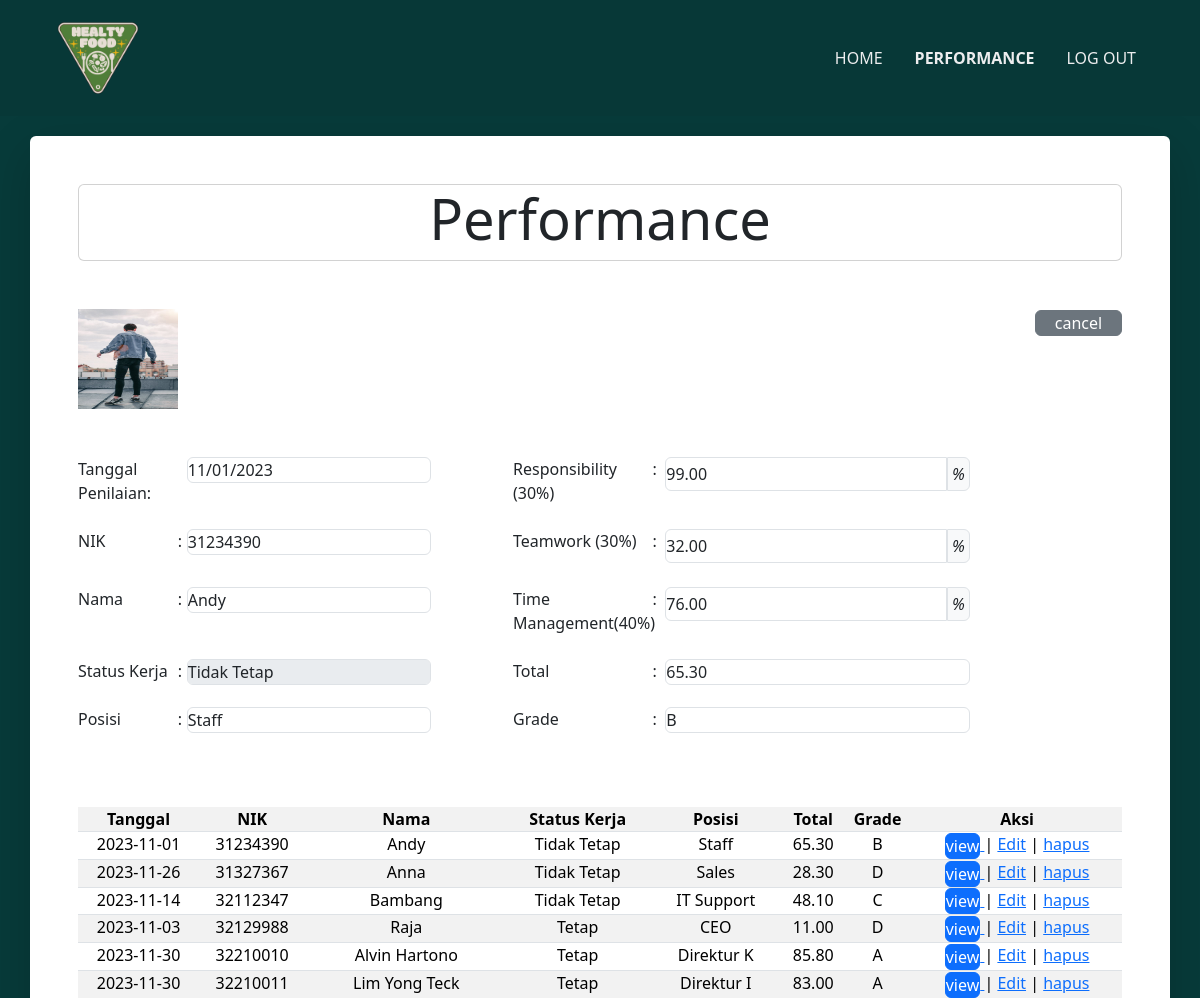
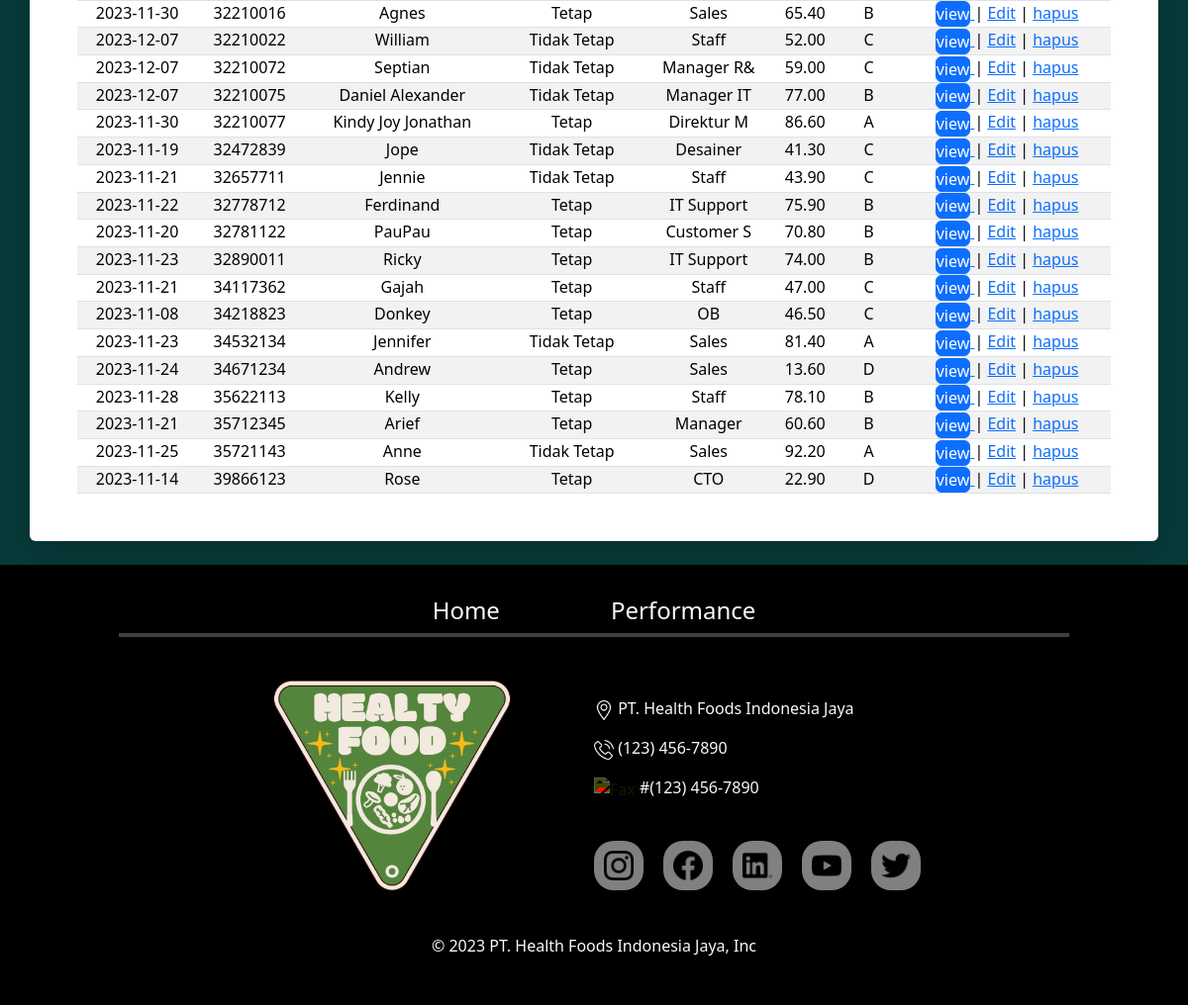
Screenshot of /performance.php?aksi=view&kd=31234390 with the database file from the repository (2 pictures, top to bottom).
### tables this page shows
CREATE TABLE `performance` (
  `nik` int(8) NOT NULL,
  `foto` varchar(200) NOT NULL,
  `nama` varchar(200) NOT NULL,
  `status_kerja` enum('Tetap','Tidak Tetap') NOT NULL,
  `position` varchar(10) NOT NULL,
  `tgl_penilaian` date NOT NULL,
  `responsibility` decimal(10,2) NOT NULL,
  `teamwork` decimal(10,2) NOT NULL,
  `management_time` decimal(10,2) NOT NULL,
  `total` decimal(10,2) NOT NULL,
  `grade` varchar(3) NOT NULL
);

### performance.php (the view, shortened to what the rows shown need)
<?php
include_once("connection.php");
?>
<!DOCTYPE html>
<html lang="en">
<head>
  <link rel="stylesheet" href="style.css">
  <link href="https://cdn.jsdelivr.net/npm/bootstrap@5.3.2/dist/css/bootstrap.min.css" rel="stylesheet"
>
</head>
<body>
  <br><br><br><br><br>
  <?php
  if (isset($_GET['aksi'])) {
    switch ($_GET['aksi']) {
      case "view":
        ?>
        <div class="container bg-white mx-auto my-3 p-5 rounded shadow-lg">
          <?php
          view($con);
          showtable($con);
          ?>
        <?php
        break;
        ?>
        <?php
    }
  }
    ?>
    <?php
  function showtable($con)
  {
    ?>
    <section id="table">
      <div class="container mx-auto">
        <table class="table table-striped table-responsive text-center table-overflow">
          <tr>
            <th>Tanggal</th>
            <th>NIK</th>
            <th>Nama</th>
            <th>Status Kerja</th>
            <th>Posisi</th>
            <th>Total</th>
            <th>Grade</th>
            <th>Aksi</th>
          </tr>
          <?php
          $query = "SELECT * FROM performance";
          $result = mysqli_query($con, $query);
          if (mysqli_num_rows($result) > 0) {
            while ($data = mysqli_fetch_array($result)) {
              ?>
              <tr>
                <td>
                  <?= $data['tgl_penilaian']; ?>
                </td>
                <td>
                  <?= $data['nik']; ?>
                </td>
                <td>
                  <?= $data['nama']; ?>
                </td>
                <td>
                  <?= $data['status_kerja']; ?>
                </td>
                <td>
                  <?= $data['position']; ?>
                </td>
                <td>
                  <?= $data['total']; ?>
                </td>
                <td>
                  <?= $data['grade']; ?>
                </td>
                <td align="center">
                  <a href="performance.php?aksi=view&kd=<?= $data['nik']; ?>"><button type="button"
                      class="btn btn-primary">view</button>
                  </a> |
                  <a href="performance.php?aksi=edit&kd=<?= $data['nik']; ?>">Edit</a> |
                  <a href="performance.php?aksi=hapus&kd=<?= $data['nik']; ?>"
                    onclick="return confirm('Apakah yakin dihapus?')">hapus</a>
                </td>
              </tr>
              <?php
            }
          } else {
            ?>
            <tr>
              <td colspan="8" align="center"><i>Data Belum Ada</i></td>
            </tr>
            <?php
          }
          ?>
        </table>
      </div>
      </div>
      <?php
  }
  function view($con)
  {
    $id = $_GET['kd'];
    $sql = "SELECT * FROM performance WHERE nik='$id'";
    $result = mysqli_query($con, $sql);
    while ($data = mysqli_fetch_array($result)) {
      ?>
        <section id="view">
          <div class="container mx-auto">
            <div class="row pb-1">
              <div class="container card-header mx-auto">
                <div class="row">
                  <div class="col">
                    <div class="card">
                      <div class="display-4 text-center mb-2"><b>Performance</b></div>
                    </div>
                  </div>
                </div>
                <form method="POST" enctype="multipart/form-data" id="performanceForm">
                  <div class="row pb-5">
                    <div class="col-5">
                      <div class="row">
                        <div class="col-8">
                          <?= "<img src='image/" . $data['foto'] . "' width='100' height='100' title='" . $data['nama'] . "'/>"; ?>
                        </div>
                      </div>
                    </div>
                    <div class="col-6"></div>
                    <div class="col-1">
                      <div class="row">
                        <div class="col">
                          <button type="button" class="btn btn-secondary w-100"> <a href="performance.php"
                              style="text-decoration: none; color: inherit; font-weight: inherit;">cancel</a></button>
                        </div>
                      </div>
                    </div>
                  </div>
              </div>
              <div class="row">
                <div class="col-5">
                  <div class="row">
                    <div class="col-3">
                      <label for="tanggalPenilaian" class="form-label text-capitalize">Tanggal Penilaian:</label>
                    </div>
                    <div class="col-9">
                      <input type="date" name="tgl_penilaian" class="form-control w-75" max="100"
                        value="<?= $data['tgl_penilaian']; ?>" readonly />
                    </div>
                  </div>
                </div>
                <div class="col">
                  <div class="row">
                    <div class="col-3">
                      <div class="row">
                        <div class="col-11">
                          <div class="mb-4 input-group">
                            <label for="responsibility" class="form-label">Responsibility (30%)</label>
                          </div>
                        </div>
                        <div class="col">
                          :
                        </div>
                      </div>
                    </div>
                    <div class="col-9 w-50">
                      <div class="mb-4 input-group">
                        <input class="form-control w-25" type="number" name="responsibility" step="1" min="1" max="100"
                          onFocus="start_count();" onBlur="stop_count();" value="<?= $data['responsibility']; ?>" readonly>
                        <span class="input-group-text">
                          <i class="bi bi-person-fill p-1">%</i>
                        </span>
                      </div>
                    </div>
                  </div>
                </div>
              </div>
              <div class="row">
                <div class="col-5">
                  <div class="row">
                    <div class="col-3">
                      <div class="row">
                        <div class="col-11">
                          <label for="nik" class="form-label">NIK</label>
                        </div>
                        <div class="col">
                          :
                        </div>
                      </div>
                    </div>
                    <div class="col-9">
                      <input class="form-control w-75" type="number" name="nik" value="<?= $id ?>" readonly />
                    </div>
                  </div>
                </div>
                <div class="col">
                  <div class="row">
                    <div class="col-3">
                      <div class="row">
                        <div class="col-11">
                          <div class="mb-4 input-group">
                            <label for="teamwork" class="form-label">Teamwork (30%)</label>
                          </div>
                        </div>
                        <div class="col">
                          :
                        </div>
                      </div>
                    </div>
                    <div class="col-9 w-50">
                      <div class="mb-4 input-group">
                        <input class="form-control w-25" type="number" name="teamwork" step="1" min="1" max="100"
                          onFocus="start_count();" onBlur="stop_count();" value="<?= $data['teamwork']; ?>" readonly>
                        <span class="input-group-text">
                          <i class="bi bi-person-fill p-1">%</i>
                        </span>
                      </div>
                    </div>
                  </div>
                </div>
              </div>
              <div class="row">
                <div class="col-5">
                  <div class="row">
                    <div class="col-3">
                      <div class="row">
                        <div class="col-11">
                          <label for="nama" class="form-label">Nama</label>
                        </div>
                        <div class="col">
                          :
                        </div>
                      </div>
                    </div>
                    <div class="col-9">
                      <input class="form-control w-75" type="text" name="nama" placeholder="Nama"
                        value="<?= $data['nama']; ?>" readonly />
                    </div>
                  </div>
                </div>
                <div class="col">
                  <div class="row">
                    <div class="col-3">
                      <div class="row">
                        <div class="col-11">
                          <div class="mb-4 input-group">
                            <label for="timeManagement" class="form-label">Time Management(40%)</label>
                          </div>
                        </div>
                        <div class="col">
                          :
                        </div>
                      </div>
                    </div>
                    <div class="col-9 w-50">
                      <div class="mb-4 input-group">
                        <input class="form-control w-25" type="number" name="timemanagement" step="1" min="1" max="100"
                          onFocus="start_count();" onBlur="stop_count();" value="<?= $data['management_time']; ?>" readonly>
                        <span class="input-group-text">
                          <i class="bi bi-person-fill p-1">%</i>
                        </span>
                      </div>
                    </div>
                  </div>
                </div>
              </div>
              <div class="row">
                <div class="col-5">
                  <div class="row">
                    <div class="col-3">
                      <div class="row">
                        <div class="col-11">
                          <label for="statusKerja" class="form-label">Status Kerja</label>
                        </div>
                        <div class="col">
                          :
                        </div>
                      </div>
                    </div>
                    <div class="col-9">
                      <select class="form-control w-75" name="status_kerja" readonly disabled>
                        <option value="tidak tetap" <?php if ($data['status_kerja'] == 'Tidak Tetap')
                          echo 'selected'; ?>>
                          Tidak Tetap</option>
                      </select>
                    </div>
                  </div>
                </div>
                <div class="col">
                  <div class="row">
                    <div class="col-3">
                      <div class="row">
                        <div class="col-11">
                          <div class="mb-4 input-group">
                            <label for="total" class="form-label">Total</label>
                          </div>
                        </div>
                        <div class="col">
                          :
                        </div>
                      </div>
                    </div>
                    <div class="col-9 w-50">
                      <input class="form-control w-100" type="number" name="total" value="<?= $data['total']; ?>" readonly>
                    </div>
                  </div>
                </div>
              </div>
              <div class="row">
                <div class="col-5">
                  <div class="row">
                    <div class="col-3">
                      <div class="row">
                        <div class="col-11">
                          <label for="posisi" class="form-label">Posisi</label>
                        </div>
                        <div class="col">
                          :
                        </div>
                      </div>
                    </div>
                    <div class="col-9">
                      <input class="form-control w-75" type="text" name="position" placeholder="Posisi"
                        value="<?= $data['position']; ?>" readonly />
                    </div>
                  </div>
                </div>
                <div class="col">
                  <div class="row mb-5">
                    <div class="col-3">
                      <div class="row">
                        <div class="col-11">
                          <div class="mb-4 input-group">
                            <label for="grade" class="form-label">Grade</label>
                          </div>
                        </div>
                        <div class="col">
                          :
                        </div>
                      </div>
                    </div>
                    <div class="col-9 w-50">
                      <input class="form-control w-100" type="text" name="grade" value="<?= $data['grade']; ?>" readonly>
                    </div>
                  </div>
                </div>
              </div>
        </section>
        <?php
    }
  }
      ?>
</body>
</html>

### rows the page displays
performance: foto+nama (picture), tgl_penilaian "11/01/2023", responsibility "99.00", teamwork "32.00", nama "Andy", timemanagement "76.00", status_kerja "Tidak Tetap", total "65.30", position "Staff", grade "B", tgl_penilaian "2023-11-01", nik "31234390"
performance: tgl_penilaian "2023-11-26", nik "31327367", nama "Anna", status_kerja "Tidak Tetap", position "Sales", total "28.30", grade "D"
performance: tgl_penilaian "2023-11-14", nik "32112347", nama "Bambang", status_kerja "Tidak Tetap", position "IT Support", total "48.10", grade "C"
performance: tgl_penilaian "2023-11-03", nik "32129988", nama "Raja", status_kerja "Tetap", position "CEO", total "11.00", grade "D"
performance: tgl_penilaian "2023-11-30", nik "32210010", nama "Alvin Hartono", status_kerja "Tetap", position "Direktur K", total "85.80", grade "A"
performance: tgl_penilaian "2023-11-30", nik "32210011", nama "Lim Yong Teck", status_kerja "Tetap", position "Direktur I", total "83.00", grade "A"
performance: tgl_penilaian "2023-11-30", nik "32210016", nama "Agnes", status_kerja "Tetap", position "Sales", total "65.40", grade "B"
performance: tgl_penilaian "2023-12-07", nik "32210022", nama "William", status_kerja "Tidak Tetap", position "Staff", total "52.00", grade "C"
performance: tgl_penilaian "2023-12-07", nik "32210072", nama "Septian", status_kerja "Tidak Tetap", position "Manager R&", total "59.00", grade "C"
performance: tgl_penilaian "2023-12-07", nik "32210075", nama "Daniel Alexander", status_kerja "Tidak Tetap", position "Manager IT", total "77.00", grade "B"
performance: tgl_penilaian "2023-11-30", nik "32210077", nama "Kindy Joy Jonathan", status_kerja "Tetap", position "Direktur M", total "86.60", grade "A"
performance: tgl_penilaian "2023-11-19", nik "32472839", nama "Jope", status_kerja "Tidak Tetap", position "Desainer", total "41.30", grade "C"
performance: tgl_penilaian "2023-11-21", nik "32657711", nama "Jennie", status_kerja "Tidak Tetap", position "Staff", total "43.90", grade "C"
performance: tgl_penilaian "2023-11-22", nik "32778712", nama "Ferdinand", status_kerja "Tetap", position "IT Support", total "75.90", grade "B"
performance: tgl_penilaian "2023-11-20", nik "32781122", nama "PauPau", status_kerja "Tetap", position "Customer S", total "70.80", grade "B"
performance: tgl_penilaian "2023-11-23", nik "32890011", nama "Ricky", status_kerja "Tetap", position "IT Support", total "74.00", grade "B"
performance: tgl_penilaian "2023-11-21", nik "34117362", nama "Gajah", status_kerja "Tetap", position "Staff", total "47.00", grade "C"
performance: tgl_penilaian "2023-11-08", nik "34218823", nama "Donkey", status_kerja "Tetap", position "OB", total "46.50", grade "C"
performance: tgl_penilaian "2023-11-23", nik "34532134", nama "Jennifer", status_kerja "Tidak Tetap", position "Sales", total "81.40", grade "A"
performance: tgl_penilaian "2023-11-24", nik "34671234", nama "Andrew", status_kerja "Tetap", position "Sales", total "13.60", grade "D"
performance: tgl_penilaian "2023-11-28", nik "35622113", nama "Kelly", status_kerja "Tetap", position "Staff", total "78.10", grade "B"
performance: tgl_penilaian "2023-11-21", nik "35712345", nama "Arief", status_kerja "Tetap", position "Manager", total "60.60", grade "B"
performance: tgl_penilaian "2023-11-25", nik "35721143", nama "Anne", status_kerja "Tidak Tetap", position "Sales", total "92.20", grade "A"
performance: tgl_penilaian "2023-11-14", nik "39866123", nama "Rose", status_kerja "Tetap", position "CTO", total "22.90", grade "D"
